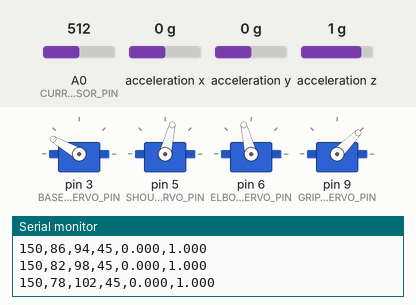
This sketch was run on a simulated Arduino Uno, built with avr-gcc and run on an emulated ATmega328P. Parts: 4 × servo, the last lines printed to the serial monitor. Wiring (inferred from the names in the program): MPU-6050 motion sensor at I2C address 0x68. The inputs (shaded band) are chosen by the test bench; at power-on: A0 (CURRENT_SENSOR_PIN) = 512, acceleration x 0 g, acceleration y 0 g, acceleration z 1 g.

Above: at 1.7 s.
1.8 s: A0 (CURRENT_SENSOR_PIN) set to 146
At 2.17 s:
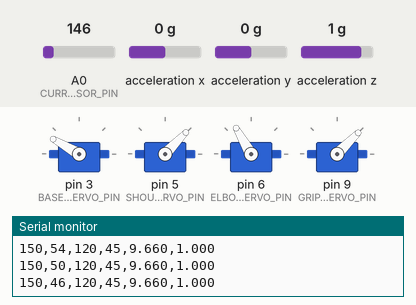
4.8 s: A0 (CURRENT_SENSOR_PIN) set to 122
At 9.2 s:
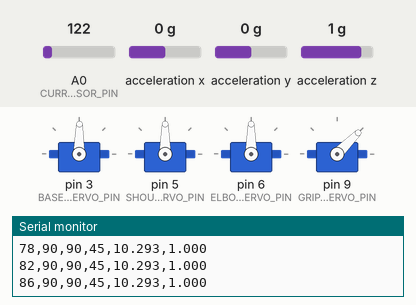
Timing chart, 0 to 16.8 s (numbered marks = the images above; inputs shaded):
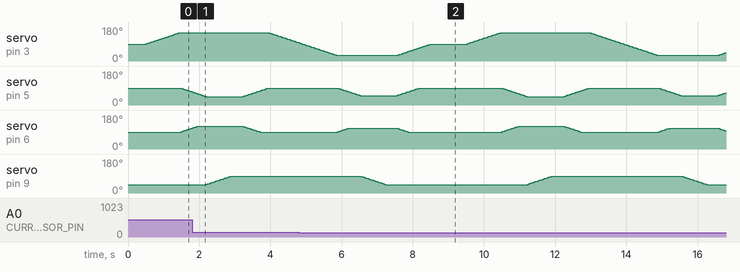

Measured:
- the behaviour switches between 134 and 133 on A0 (CURRENT_SENSOR_PIN) (found by bisection; images 1 and 2)

The sketch:

robot_firmware.ino
```cpp
/**
 * Anomaly AI Detection for Factory Robots - Arduino Firmware
 *
 * Hardware Connections:
 * - Servo motors:
 *   - Base Servo: Signal to Pin 3
 *   - Shoulder Servo: Signal to Pin 5
 *   - Elbow Servo: Signal to Pin 6
 *   - Gripper Servo: Signal to Pin 9
 * - ACS712 Current Sensor:
 *   - OUT Pin: Analog Pin A0
 *   - VCC: 5V
 *   - GND: GND
 * - MPU6050 IMU Sensor:
 *   - SDA: Pin A4 (Uno/Nano) or Pin 20 (Mega)
 *   - SCL: Pin A5 (Uno/Nano) or Pin 21 (Mega)
 *   - VCC: 5V or 3.3V
 *   - GND: GND
 *
 * This code sweeps the servos through a simulated pick-and-place operation,
 * measures current consumption (ACS712) and accelerations (MPU6050),
 * and streams the telemetry in CSV format over serial:
 * format: base,shoulder,elbow,gripper,current,imu
 */

#include <Wire.h>
#include <Servo.h>

// Servo Definitions
Servo baseServo;
Servo shoulderServo;
Servo elbowServo;
Servo gripperServo;

// Pin Definitions
const int CURRENT_SENSOR_PIN = A0;
const int BASE_SERVO_PIN = 3;
const int SHOULDER_SERVO_PIN = 5;
const int ELBOW_SERVO_PIN = 6;
const int GRIPPER_SERVO_PIN = 9;

// MPU6050 I2C Address
const int MPU_ADDR = 0x68;

// Variables to track servo target and current angles
int baseAngle = 90;
int shoulderAngle = 90;
int elbowAngle = 90;
int gripperAngle = 45;

// Timing variables
unsigned long lastTelemetryTime = 0;
const unsigned long TELEMETRY_INTERVAL = 50; // 50ms interval (20 Hz)

void setup() {
  // Initialize Serial
  Serial.begin(9600);

  // Initialize Servos
  baseServo.attach(BASE_SERVO_PIN);
  shoulderServo.attach(SHOULDER_SERVO_PIN);
  elbowServo.attach(ELBOW_SERVO_PIN);
  gripperServo.attach(GRIPPER_SERVO_PIN);

  // Set initial positions
  baseServo.write(baseAngle);
  shoulderServo.write(shoulderAngle);
  elbowServo.write(elbowAngle);
  gripperServo.write(gripperAngle);

  // Initialize MPU6050
  Wire.begin();
  Wire.beginTransmission(MPU_ADDR);
  Wire.write(0x6B); // PWR_MGMT_1 register
  Wire.write(0);    // set to zero (wakes up the MPU-6050)
  Wire.endTransmission(true);

  delay(500);
}

void loop() {
  // Execute a standard pick-and-place routine in loop
  // We use non-blocking or simple delays. Since it's a loop, we can write a sequence of steps.
  // To keep telemetry flowing while servos move, we increment angles step-by-step.

  static int state = 0;
  static int stepCount = 0;

  // Robotic routine state machine
  switch (state) {
    case 0: // Rotate base to pickup
      if (baseAngle < 150) { baseAngle++; }
      else { state = 1; }
      break;
    case 1: // Lower shoulder and elbow
      if (shoulderAngle > 45) { shoulderAngle--; }
      if (elbowAngle < 120) { elbowAngle++; }
      if (shoulderAngle <= 45 && elbowAngle >= 120) { state = 2; }
      break;
    case 2: // Close gripper (grip object)
      if (gripperAngle < 90) { gripperAngle++; }
      else { state = 3; delay(300); } // Wait a bit
      break;
    case 3: // Raise arm
      if (shoulderAngle < 90) { shoulderAngle++; }
      if (elbowAngle > 90) { elbowAngle--; }
      if (shoulderAngle >= 90 && elbowAngle <= 90) { state = 4; }
      break;
    case 4: // Rotate base to dropoff
      if (baseAngle > 30) { baseAngle--; }
      else { state = 5; }
      break;
    case 5: // Lower arm for dropoff
      if (shoulderAngle > 50) { shoulderAngle--; }
      if (elbowAngle < 110) { elbowAngle++; }
      if (shoulderAngle <= 50 && elbowAngle >= 110) { state = 6; }
      break;
    case 6: // Open gripper (release object)
      if (gripperAngle > 45) { gripperAngle--; }
      else { state = 7; delay(300); }
      break;
    case 7: // Return to home position
      if (baseAngle < 90) baseAngle++;
      if (baseAngle > 90) baseAngle--;
      if (shoulderAngle < 90) shoulderAngle++;
      if (elbowAngle > 90) elbowAngle--;
      if (elbowAngle < 90) elbowAngle++;

      if (baseAngle == 90 && shoulderAngle == 90 && elbowAngle == 90) {
        state = 0; // Restart cycle
        delay(1000);
      }
      break;
  }

  // Write to servos
  baseServo.write(baseAngle);
  shoulderServo.write(shoulderAngle);
  elbowServo.write(elbowAngle);
  gripperServo.write(gripperAngle);

  // Read sensors and send telemetry at 20Hz (every 50ms)
  unsigned long currentMillis = millis();
  if (currentMillis - lastTelemetryTime >= TELEMETRY_INTERVAL) {
    lastTelemetryTime = currentMillis;

    // 1. Read Current Sensor (ACS712)
    // Map analog reading (0-1023) to Current (Amps)
    // For a 5A ACS712, sensitivity is 185mV/A, Vcc/2 (2.5V) is 0 Amps
    int rawCurrent = analogRead(CURRENT_SENSOR_PIN);
    double voltage = (rawCurrent / 1024.0) * 5000.0; // mV
    double currentAmps = (voltage - 2500.0) / 185.0; // Amps (will be positive or negative depending on direction)
    currentAmps = abs(currentAmps); // Get absolute load

    // 2. Read IMU (MPU6050) Accelerometer values
    Wire.beginTransmission(MPU_ADDR);
    Wire.write(0x3B); // Starting register for Accelerometer Data (ACCEL_XOUT_H)
    Wire.endTransmission(false);
    Wire.requestFrom(MPU_ADDR, 6, true); // Read 6 registers (X, Y, Z accel)

    int16_t ax = Wire.read() << 8 | Wire.read();
    int16_t ay = Wire.read() << 8 | Wire.read();
    int16_t az = Wire.read() << 8 | Wire.read();

    // Compute total acceleration magnitude (vibration metric)
    // Scale factor for default +/-2g range is 16384 LSB/g
    double accelX = ax / 16384.0;
    double accelY = ay / 16384.0;
    double accelZ = az / 16384.0;
    double imuMagnitude = sqrt(accelX * accelX + accelY * accelY + accelZ * accelZ);

    // Send CSV line to Serial
    // Format: base,shoulder,elbow,gripper,current,imu
    Serial.print(baseAngle);
    Serial.print(",");
    Serial.print(shoulderAngle);
    Serial.print(",");
    Serial.print(elbowAngle);
    Serial.print(",");
    Serial.print(gripperAngle);
    Serial.print(",");
    Serial.print(currentAmps, 3);
    Serial.print(",");
    Serial.println(imuMagnitude, 3);
  }

  delay(15); // Small delay to smooth servo motion
}
```
